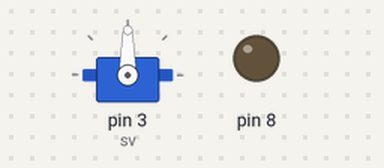
The sketch below on a simulated Arduino Uno, built with avr-gcc and run on an emulated ATmega328P. Shown: servo, output pins drawn as LEDs (lit = HIGH).

Above: at 0.05 s.
At 2.55 s:
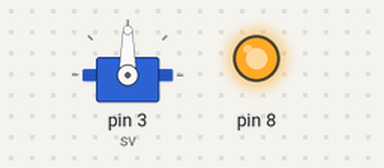
At 6.7 s:
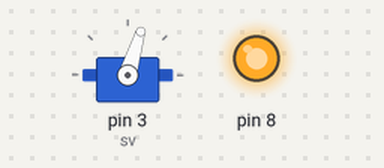
At 13.4 s:
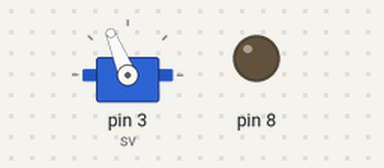
Timing chart, 0 to 17.4 s (numbered marks = the images above):
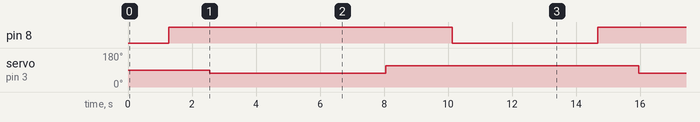

The sketch:

servo_and_blink.ino
```cpp
#include <Servo.h>

Servo sv;  //initialize the servo
int stpos = 120;
int v = 10;
int i = 0;
void setup() {
  sv.attach(3);
  pinMode(8,OUTPUT);
}
void svcw(){ //move servo clockwise
  //since we are dealing with continuous servo,
  //we can't just use servo.write to determine it's angle
  //so, we can use the pulse width modulation to
  //determines how the servo will turn according to the pulse' timing
  sv.writeMicroseconds(1300);
  //parallax continuous servo use the 1.3ms pulse width to determine CW rotation
  //In this case, it's the max speed which makes the servo rotates at 50-60 RPM
  delay(500);
}
void svccw(){ //move servo counter clockwise
  sv.writeMicroseconds(1700);
  //for the CCW rotation
  //this servo use 1.7ms pulse width on maximum rotational speed
  delay(500);
}
void loop() {
  //this is just to make the LED blink with a bit of fade effect
    for(i = 1; i<= 255; i++){  //fade in
    analogWrite(8,i);
    delay(10);
  }
  svcw();
  delay(5000);
  svccw();
  delay(300);
  for(i = 255; i>= 1; i--){  //fade out
    analogWrite(8,i);
    delay(10);
  }
  delay(2000);
}
```

Measured:
- by itself, pin 8: alternates HIGH for 8.9 s and LOW for 4.5 s
- by itself, servo on pin 3 (sv): alternates 112° for 7.9 s and 73° for 5.5 s
